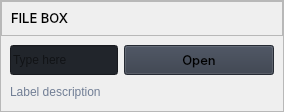
                      <widget class="QFrame" name="row_1">
                       <property name="frameShape">
                        <enum>QFrame::StyledPanel</enum>
                       </property>
                       <property name="frameShadow">
                        <enum>QFrame::Raised</enum>
                       </property>
                       <layout class="QVBoxLayout" name="verticalLayout_16">
                        <property name="spacing">
                         <number>0</number>
                        </property>
                        <property name="leftMargin">
                         <number>0</number>
                        </property>
                        <property name="topMargin">
                         <number>0</number>
                        </property>
                        <property name="rightMargin">
                         <number>0</number>
                        </property>
                        <property name="bottomMargin">
                         <number>0</number>
                        </property>
                        <item>
                         <widget class="QFrame" name="frame_div_content_1">
                          <property name="minimumSize">
                           <size>
                            <width>0</width>
                            <height>110</height>
                           </size>
                          </property>
                          <property name="maximumSize">
                           <size>
                            <width>16777215</width>
                            <height>110</height>
                           </size>
                          </property>
                          <property name="frameShape">
                           <enum>QFrame::NoFrame</enum>
                          </property>
                          <property name="frameShadow">
                           <enum>QFrame::Raised</enum>
                          </property>
                          <layout class="QVBoxLayout" name="verticalLayout_17">
                           <property name="spacing">
                            <number>0</number>
                           </property>
                           <property name="leftMargin">
                            <number>0</number>
                           </property>
                           <property name="topMargin">
                            <number>0</number>
                           </property>
                           <property name="rightMargin">
                            <number>0</number>
                           </property>
                           <property name="bottomMargin">
                            <number>0</number>
                           </property>
                           <item>
                            <widget class="QFrame" name="frame_title_wid_1">
                             <property name="maximumSize">
                              <size>
                               <width>16777215</width>
                               <height>35</height>
                              </size>
                             </property>
                             <property name="frameShape">
                              <enum>QFrame::StyledPanel</enum>
                             </property>
                             <property name="frameShadow">
                              <enum>QFrame::Raised</enum>
                             </property>
                             <layout class="QVBoxLayout" name="verticalLayout_18">
                              <item>
                               <widget class="QLabel" name="labelBoxBlenderInstalation">
                                <property name="font">
                                 <font>
                                  <family>Inter Medium</family>
                                  <pointsize>10</pointsize>
                                  <italic>false</italic>
                                  <bold>false</bold>
                                 </font>
                                </property>
                                <property name="styleSheet">
                                 <string notr="true"/>
                                </property>
                                <property name="text">
                                 <string>FILE BOX</string>
                                </property>
                               </widget>
                              </item>
                             </layout>
                            </widget>
                           </item>
                           <item>
                            <widget class="QFrame" name="frame_content_wid_1">
                             <property name="frameShape">
                              <enum>QFrame::NoFrame</enum>
                             </property>
                             <property name="frameShadow">
                              <enum>QFrame::Raised</enum>
                             </property>
                             <layout class="QHBoxLayout" name="horizontalLayout_9">
                              <item>
                               <layout class="QGridLayout" name="gridLayout">
                                <property name="bottomMargin">
                                 <number>0</number>
                                </property>
                                <item row="0" column="1">
                                 <widget class="QPushButton" name="pushButton">
                                  <property name="minimumSize">
                                   <size>
                                    <width>150</width>
                                    <height>30</height>
                                   </size>
                                  </property>
                                  <property name="font">
                                   <font>
                                    <family>Inter Medium</family>
                                    <pointsize>10</pointsize>
                                    <italic>false</italic>
                                    <bold>false</bold>
                                   </font>
                                  </property>
                                  <property name="cursor">
                                   <cursorShape>PointingHandCursor</cursorShape>
                                  </property>
                                  <property name="styleSheet">
                                   <string notr="true">background-color: rgb(52, 59, 72);</string>
                                  </property>
                                  <property name="text">
                                   <string>Open</string>
                                  </property>
                                 </widget>
                                </item>
                                <item row="1" column="0" colspan="2">
                                 <widget class="QLabel" name="labelVersion_3">
                                  <property name="styleSheet">
                                   <string notr="true">color: rgb(113, 126, 149);</string>
                                  </property>
                                  <property name="lineWidth">
                                   <number>1</number>
                                  </property>
                                  <property name="text">
                                   <string>Label description</string>
                                  </property>
                                  <property name="alignment">
                                   <set>Qt::AlignLeading|Qt::AlignLeft|Qt::AlignVCenter</set>
                                  </property>
                                 </widget>
                                </item>
                                <item row="0" column="0">
                                 <widget class="QLineEdit" name="lineEdit">
                                  <property name="minimumSize">
                                   <size>
                                    <width>0</width>
                                    <height>30</height>
                                   </size>
                                  </property>
                                  <property name="styleSheet">
                                   <string notr="true">background-color: rgb(33, 37, 43);</string>
                                  </property>
                                  <property name="text">
                                   <string/>
                                  </property>
                                  <property name="placeholderText">
                                   <string>Type here</string>
                                  </property>
                                 </widget>
                                </item>
                               </layout>
                              </item>
                             </layout>
                            </widget>
                           </item>
                          </layout>
                         </widget>
                        </item>
                       </layout>
                      </widget>
